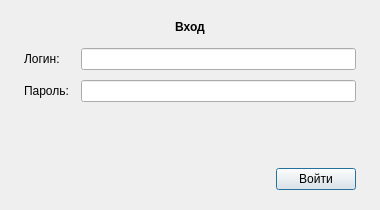
<?xml version="1.0" encoding="UTF-8"?>
<!--
  Окно входа. Размечено компоновщиками, а не координатами (FUNC-8): при
  абсолютном позиционировании подписи наезжали друг на друга, стоило системе
  укрупнить шрифт или включить масштабирование интерфейса.

  Класс и заголовок прежде назывались MainWindow — форма создавалась
  копированием шаблона главного окна и не переименовывалась, из-за чего в
  заголовке окна входа стояло литеральное «MainWindow». Оттуда же пришли пустые
  строка меню и строка состояния: здесь их нет.
-->
<ui version="4.0">
 <class>AuthWindow</class>
 <widget class="QMainWindow" name="AuthWindow">
  <property name="geometry">
   <rect>
    <x>0</x>
    <y>0</y>
    <width>380</width>
    <height>210</height>
   </rect>
  </property>
  <property name="minimumSize">
   <size>
    <width>320</width>
    <height>180</height>
   </size>
  </property>
  <property name="windowTitle">
   <string>AeroPulse — вход</string>
  </property>
  <widget class="QWidget" name="centralwidget">
   <layout class="QVBoxLayout" name="rootLayout">
    <property name="leftMargin">
     <number>24</number>
    </property>
    <property name="topMargin">
     <number>20</number>
    </property>
    <property name="rightMargin">
     <number>24</number>
    </property>
    <property name="bottomMargin">
     <number>20</number>
    </property>
    <property name="spacing">
     <number>14</number>
    </property>
    <item>
     <widget class="QLabel" name="titleLabel">
      <property name="text">
       <string>Вход</string>
      </property>
      <property name="alignment">
       <set>Qt::AlignmentFlag::AlignCenter</set>
      </property>
      <property name="font">
       <font>
        <bold>true</bold>
       </font>
      </property>
     </widget>
    </item>
    <item>
     <layout class="QFormLayout" name="fieldsLayout">
      <property name="horizontalSpacing">
       <number>12</number>
      </property>
      <property name="verticalSpacing">
       <number>10</number>
      </property>
      <item row="0" column="0">
       <widget class="QLabel" name="loginLabel">
        <property name="text">
         <string>Логин:</string>
        </property>
       </widget>
      </item>
      <item row="0" column="1">
       <widget class="QLineEdit" name="login"/>
      </item>
      <item row="1" column="0">
       <widget class="QLabel" name="passwordLabel">
        <property name="text">
         <string>Пароль:</string>
        </property>
       </widget>
      </item>
      <item row="1" column="1">
       <widget class="QLineEdit" name="password">
        <!-- Без echoMode QLineEdit работает в режиме Normal: пароль виден на экране
             целиком, попадает на скриншоты и записи демонстраций (SEC-4). -->
        <property name="echoMode">
         <enum>QLineEdit::EchoMode::Password</enum>
        </property>
       </widget>
      </item>
     </layout>
    </item>
    <item>
     <spacer name="bottomSpacer">
      <property name="orientation">
       <enum>Qt::Orientation::Vertical</enum>
      </property>
      <property name="sizeHint" stdset="0">
       <size>
        <width>20</width>
        <height>8</height>
       </size>
      </property>
     </spacer>
    </item>
    <item>
     <layout class="QHBoxLayout" name="buttonRow">
      <item>
       <spacer name="buttonSpacer">
        <property name="orientation">
         <enum>Qt::Orientation::Horizontal</enum>
        </property>
        <property name="sizeHint" stdset="0">
         <size>
          <width>40</width>
          <height>20</height>
         </size>
        </property>
       </spacer>
      </item>
      <item>
       <widget class="QPushButton" name="loginBtn">
        <property name="text">
         <string>Войти</string>
        </property>
        <property name="default">
         <bool>true</bool>
        </property>
       </widget>
      </item>
     </layout>
    </item>
   </layout>
   <!-- Кнопки «Зарегистрироваться» здесь больше нет (FUNC-3). Она была видима,
        ни к чему не подключена и ничего не делала по нажатию. Самостоятельная
        регистрация приложению не нужна вовсе: пользователь один, а первую
        учётную запись заводит окно первичной настройки (SEC-2). -->
  </widget>
 </widget>
 <resources/>
 <connections/>
</ui>
